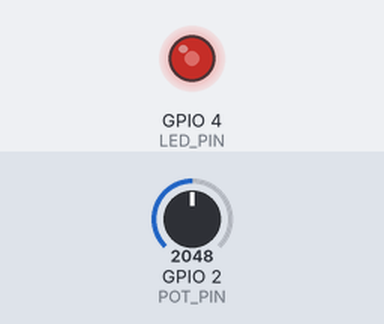
The sketch below on a simulated ESP32. Parts: output pins drawn as LEDs (lit = HIGH). The inputs (shaded band) are chosen by the test bench; at power-on: GPIO 2 (POT_PIN) = 2048.

Above: at 1.2 s.
1.3 s: GPIO 2 (POT_PIN) set to 2866
At 2.5 s:
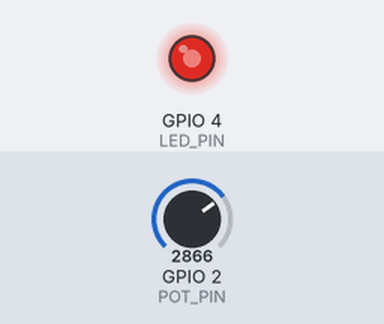
2.8 s: GPIO 2 (POT_PIN) set to 3603
At 3.7 s:
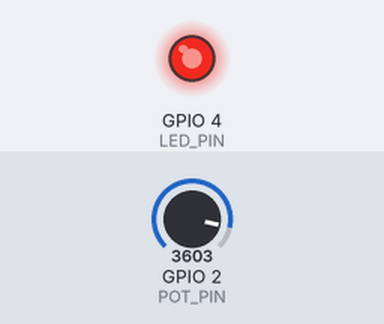
4.3 s: GPIO 2 (POT_PIN) set to 491
At 4.9 s:
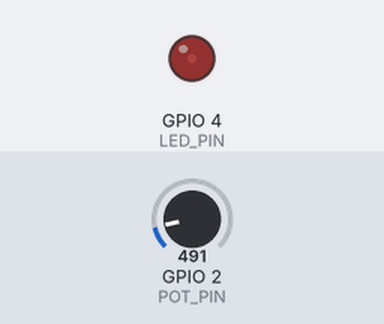
5.8 s: GPIO 2 (POT_PIN) set to 0
At 6.9 s:
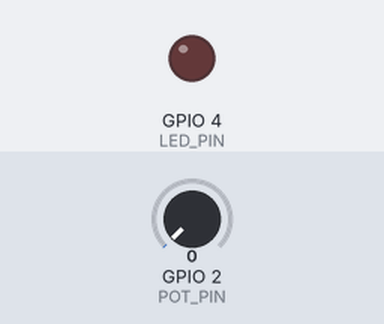
7.3 s: GPIO 2 (POT_PIN) set to 2047
At 8.1 s:
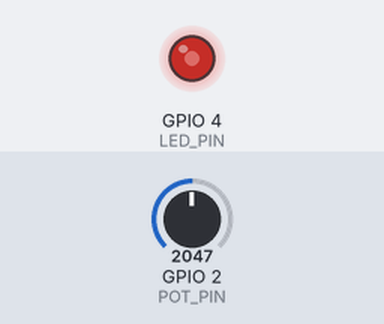
Timing chart, 0 to 9.8 s (numbered marks = the images above; inputs shaded):
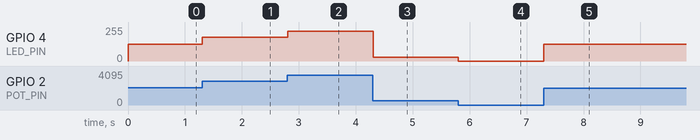

Measured:
- after the input at 1.3 s, GPIO 4 (LED_PIN): 127/255 → 178/255 at once
- after the input at 2.8 s, GPIO 4 (LED_PIN): 178/255 → 224/255 at once
- after the input at 4.3 s, GPIO 4 (LED_PIN): 224/255 → 30/255 at once
- after the input at 5.8 s, GPIO 4 (LED_PIN): 30/255 → 0/255 at once
- after the input at 7.3 s, GPIO 4 (LED_PIN): 0/255 → 127/255 at once

The sketch:

5_4.ino
```cpp
#define POT_PIN 2
#define LED_PIN 4

void setup() {
  pinMode(POT_PIN, INPUT);
  pinMode(LED_PIN, OUTPUT);
}

void loop() {
  int pot_value = analogRead(POT_PIN);
  int led_value = map(pot_value, 0, 4096, 0, 255);
  analogWrite(LED_PIN, led_value);
  delay(10); // this speeds up the simulation
}
```
